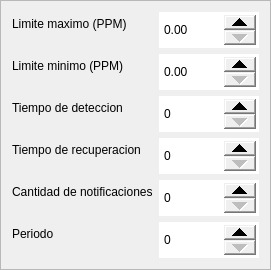
        <widget class="QFrame" name="frame_13">
         <property name="styleSheet">
          <string notr="true">QDoubleSpinBox { 
height: 30;
}

QDoubleSpinBox::up-button { 
width: 32px; 
height: 15;
}
QDoubleSpinBox::down-button { 
width: 32px; 
height: 15;

}</string>
         </property>
         <property name="frameShape">
          <enum>QFrame::StyledPanel</enum>
         </property>
         <property name="frameShadow">
          <enum>QFrame::Raised</enum>
         </property>
         <layout class="QFormLayout" name="formLayout_16">
          <item row="0" column="0">
           <widget class="QLabel" name="label_98">
            <property name="text">
             <string>Limite maximo (PPM)</string>
            </property>
           </widget>
          </item>
          <item row="0" column="1">
           <widget class="QDoubleSpinBox" name="control_109C">
            <property name="accelerated">
             <bool>true</bool>
            </property>
            <property name="prefix">
             <string/>
            </property>
            <property name="suffix">
             <string/>
            </property>
            <property name="minimum">
             <double>0.000000000000000</double>
            </property>
            <property name="maximum">
             <double>9999999999.000000000000000</double>
            </property>
            <property name="singleStep">
             <double>0.010000000000000</double>
            </property>
           </widget>
          </item>
          <item row="1" column="0">
           <widget class="QLabel" name="label_99">
            <property name="text">
             <string>Limite minimo (PPM)</string>
            </property>
           </widget>
          </item>
          <item row="1" column="1">
           <widget class="QDoubleSpinBox" name="control_109D">
            <property name="accelerated">
             <bool>true</bool>
            </property>
            <property name="prefix">
             <string/>
            </property>
            <property name="suffix">
             <string/>
            </property>
            <property name="minimum">
             <double>0.000000000000000</double>
            </property>
            <property name="maximum">
             <double>9999999999.000000000000000</double>
            </property>
            <property name="singleStep">
             <double>0.010000000000000</double>
            </property>
           </widget>
          </item>
          <item row="3" column="0">
           <widget class="QLabel" name="label_100">
            <property name="text">
             <string>Tiempo de deteccion</string>
            </property>
           </widget>
          </item>
          <item row="3" column="1">
           <widget class="QDoubleSpinBox" name="control_109E">
            <property name="accelerated">
             <bool>true</bool>
            </property>
            <property name="prefix">
             <string/>
            </property>
            <property name="suffix">
             <string/>
            </property>
            <property name="decimals">
             <number>0</number>
            </property>
            <property name="minimum">
             <double>0.000000000000000</double>
            </property>
            <property name="maximum">
             <double>9999999999.000000000000000</double>
            </property>
            <property name="singleStep">
             <double>1.000000000000000</double>
            </property>
           </widget>
          </item>
          <item row="4" column="0">
           <widget class="QLabel" name="label_101">
            <property name="text">
             <string>Tiempo de recuperacion</string>
            </property>
           </widget>
          </item>
          <item row="4" column="1">
           <widget class="QDoubleSpinBox" name="control_109F">
            <property name="accelerated">
             <bool>true</bool>
            </property>
            <property name="prefix">
             <string/>
            </property>
            <property name="suffix">
             <string/>
            </property>
            <property name="decimals">
             <number>0</number>
            </property>
            <property name="minimum">
             <double>0.000000000000000</double>
            </property>
            <property name="maximum">
             <double>9999999999.000000000000000</double>
            </property>
            <property name="singleStep">
             <double>1.000000000000000</double>
            </property>
           </widget>
          </item>
          <item row="5" column="0">
           <widget class="QLabel" name="label_102">
            <property name="text">
             <string>Cantidad de notificaciones</string>
            </property>
           </widget>
          </item>
          <item row="5" column="1">
           <widget class="QDoubleSpinBox" name="control_10A0">
            <property name="accelerated">
             <bool>true</bool>
            </property>
            <property name="prefix">
             <string/>
            </property>
            <property name="suffix">
             <string/>
            </property>
            <property name="decimals">
             <number>0</number>
            </property>
            <property name="minimum">
             <double>0.000000000000000</double>
            </property>
            <property name="maximum">
             <double>9999999999.000000000000000</double>
            </property>
           </widget>
          </item>
          <item row="6" column="0">
           <widget class="QLabel" name="label_103">
            <property name="text">
             <string>Periodo</string>
            </property>
           </widget>
          </item>
          <item row="6" column="1">
           <widget class="QDoubleSpinBox" name="control_10A1">
            <property name="accelerated">
             <bool>true</bool>
            </property>
            <property name="prefix">
             <string/>
            </property>
            <property name="suffix">
             <string/>
            </property>
            <property name="decimals">
             <number>0</number>
            </property>
            <property name="minimum">
             <double>0.000000000000000</double>
            </property>
            <property name="maximum">
             <double>9999999999.000000000000000</double>
            </property>
           </widget>
          </item>
         </layout>
        </widget>
